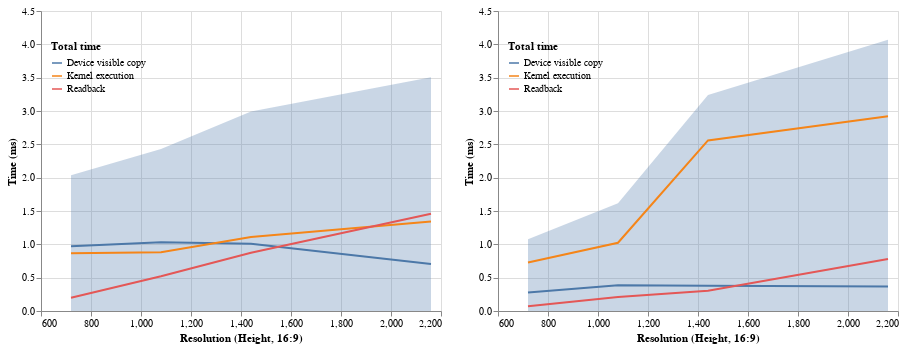

Source (notebook cell):
### Code cell
def create_chart(df, name):
    input_formats = df["InputFormat"].unique()
    input_formats_dropdown = alt.binding_select(options=input_formats, name="Input format")
    input_formats_select = alt.selection_single(
        fields=["InputFormat"],
        bind=input_formats_dropdown,
        name="Input format",
        init={'InputFormat': input_formats[1]}
    )

    output_formats = df["OutputFormat"].unique()
    output_formats_dropdown = alt.binding_select(options=output_formats, name="Output format")
    output_formats_select = alt.selection_single(
        fields=["OutputFormat"],
        bind=output_formats_dropdown,
        name="Output format",
        init={'OutputFormat': output_formats[1]}
    )
    
    columns = [
        "CopyToDeviceVisibleTimeMicros", 
        "ComputeConversionTimeMicros",
        "CopyDeviceVisibleToHostLocalTimeMicros"
    ]

    columns_names = [
        "Device visible copy",
        "Kernel execution",
        "Readback"
    ]
    
    for name, title in zip(columns, columns_names):
        df[title] = df[name]

    base = alt.Chart(df).mark_area(size=1).encode(
        x=alt.X("OutputHeight:Q", title="Resolution (Height, 16:9)"),
        y=alt.Y("TotalTime:Q", title="Time (ms)"),
        opacity=alt.value(0.3)
    )
    
    lines = alt.Chart(df).transform_fold(
        fold=columns_names
    ).mark_line().encode(
        x='OutputHeight:Q',
        y='value:Q',
        color=alt.Color('key:N', title="Total time",legend=alt.Legend(
                orient='none',
                legendX=10, legendY=30,
                direction='vertical',))
    )

    return alt.layer(
        *[base, lines]
    ).resolve_scale(
        y="shared",
    ).add_selection(
        input_formats_select, output_formats_select
    ).transform_filter(
        input_formats_select & output_formats_select
    ).properties(
    ).interactive()

nvidia_chart = create_chart(nvidia_data, "Nvidia")
mac_chart = create_chart(mac_data, "Mac")

alt.concat(nvidia_chart, mac_chart).resolve_scale(y="shared", color='independent')

### Figure 1 — Vega-Lite specification as saved in the notebook (floating-point values rounded to 4 significant figures; data arrays with more than 128 entries replaced by an {"elided": "..."} marker saying what was removed)
{"config": {"view": {"continuousWidth": 400, "continuousHeight": 300}}, "concat": [{"layer": [{"mark": {"type": "area", "size": 1}, "encoding": {"opacity": {"value": 0.3}, "x": {"field": "OutputHeight", "title": "Resolution (Height, 16:9)", "type": "quantitative"}, "y": {"field": "TotalTime", "title": "Time (ms)", "type": "quantitative"}}, "selection": {"Input format": {"type": "single", "fields": ["InputFormat"], "bind": {"input": "select", "options": ["Interleaved8BitUYVY", "Interleaved8BitBGRA", "Interleaved8BitRGBA", "Planar8Bit420", "Planar8Bit420YV12", "Planar8Bit420NV12", "Interleaved10BitRGB", "Planar16BitP216", "Planar8Bit422", "Planar8Bit444", "Planar10Bit420", "Planar10Bit422", "Planar10Bit444"], "name": "Input format"}, "init": {"InputFormat": "Interleaved8BitBGRA"}}, "Output format": {"type": "single", "fields": ["OutputFormat"], "bind": {"input": "select", "options": ["Planar8Bit420", "Planar8Bit422", "Planar8Bit444", "Planar10Bit420", "Planar10Bit422", "Planar10Bit444", "Interleaved8BitUYVY", "Interleaved8BitBGRA", "Interleaved10BitRGB"], "name": "Output format"}, "init": {"OutputFormat": "Planar8Bit422"}}, "selector071": {"type": "interval", "bind": "scales", "encodings": ["x", "y"]}}}, {"mark": "line", "encoding": {"color": {"field": "key", "legend": {"direction": "vertical", "legendX": 10, "legendY": 30, "orient": "none"}, "title": "Total time", "type": "nominal"}, "x": {"field": "OutputHeight", "type": "quantitative"}, "y": {"field": "value", "type": "quantitative"}}, "transform": [{"fold": ["Device visible copy", "Kernel execution", "Readback"]}]}], "data": {"name": "data-e25e93db6aed1e76dfd6c83bdf5af16c"}, "resolve": {"scale": {"y": "shared"}}, "transform": [{"filter": {"selection": {"and": ["Input format", "Output format"]}}}]}, {"layer": [{"mark": {"type": "area", "size": 1}, "encoding": {"opacity": {"value": 0.3}, "x": {"field": "OutputHeight", "title": "Resolution (Height, 16:9)", "type": "quantitative"}, "y": {"field": "TotalTime", "title": "Time (ms)", "type": "quantitative"}}, "selection": {"Input format": {"type": "single", "fields": ["InputFormat"], "bind": {"input": "select", "options": ["Interleaved8BitUYVY", "Interleaved8BitBGRA", "Interleaved8BitRGBA", "Planar8Bit420", "Planar8Bit420YV12", "Planar8Bit420NV12", "Interleaved10BitRGB", "Planar16BitP216", "Planar8Bit422", "Planar8Bit444", "Planar10Bit420", "Planar10Bit422", "Planar10Bit444"], "name": "Input format"}, "init": {"InputFormat": "Interleaved8BitBGRA"}}, "Output format": {"type": "single", "fields": ["OutputFormat"], "bind": {"input": "select", "options": ["Planar8Bit420", "Planar8Bit422", "Planar8Bit444", "Planar10Bit420", "Planar10Bit422", "Planar10Bit444", "Interleaved8BitUYVY", "Interleaved8BitBGRA", "Interleaved10BitRGB"], "name": "Output format"}, "init": {"OutputFormat": "Planar8Bit422"}}, "selector072": {"type": "interval", "bind": "scales", "encodings": ["x", "y"]}}}, {"mark": "line", "encoding": {"color": {"field": "key", "legend": {"direction": "vertical", "legendX": 10, "legendY": 30, "orient": "none"}, "title": "Total time", "type": "nominal"}, "x": {"field": "OutputHeight", "type": "quantitative"}, "y": {"field": "value", "type": "quantitative"}}, "transform": [{"fold": ["Device visible copy", "Kernel execution", "Readback"]}]}], "data": {"name": "data-7e0db1080edbd52a32ad4e43724b1c02"}, "resolve": {"scale": {"y": "shared"}}, "transform": [{"filter": {"selection": {"and": ["Input format", "Output format"]}}}]}], "resolve": {"scale": {"color": "independent", "y": "shared"}}, "$schema": "https://vega.github.io/schema/vega-lite/v4.17.0.json", "datasets": {"data-e25e93db6aed1e76dfd6c83bdf5af16c": {"elided": "468 records"}, "data-7e0db1080edbd52a32ad4e43724b1c02": {"elided": "468 records"}}}
